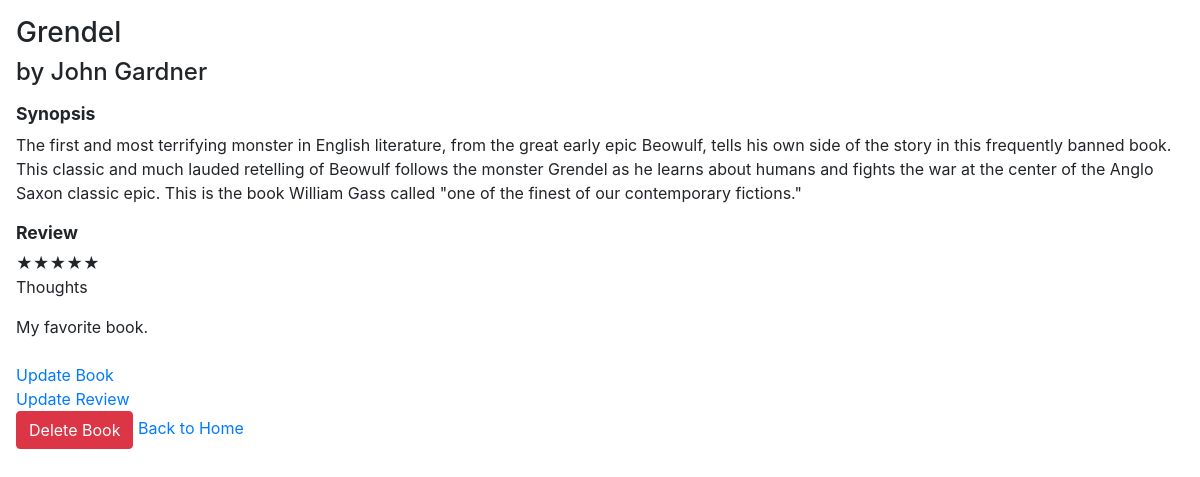
Page /book/12/ on the committed database.
### books/models.py (models this page shows, shortened)
class Book(models.Model):
    title = models.CharField(max_length=255)
    author = models.CharField(max_length=255)
    image = models.CharField(max_length=255, blank=True, null=True)
    synopsis = models.TextField(blank=True, null=True)
    read_date = models.CharField(max_length=255, blank=True, null=True)
    add_date = models.DateTimeField('date added')

class Review(models.Model):
    NO_STARS = '☆☆☆☆☆'
    ONE_STAR = '★☆☆☆☆'
    TWO_STARS = '★★☆☆☆'
    THREE_STARS = '★★★☆☆'
    FOUR_STARS = '★★★★☆'
    FIVE_STARS = '★★★★★'
    REVIEW_CHOICES = [
        (NO_STARS, 'No stars'),
        (ONE_STAR, 'One star'),
        (TWO_STARS, 'Two stars'),
        (THREE_STARS, 'Three stars'),
        (FOUR_STARS, 'Four stars'),
        (FIVE_STARS, 'Five stars')
    ]
    book = models.OneToOneField(
        Book,
        on_delete=models.CASCADE,
        primary_key=True,
    )
    stars = models.CharField(max_length=255, choices=REVIEW_CHOICES, default=NO_STARS)
    thoughts = models.TextField(blank=True, null=True)

### books/views.py (the view)
# urls.py: path('book/<int:pk>/', views.DetailView.as_view(), name='detail'),
class DetailView(generic.DetailView):
    model = Book
    template_name = 'books/detail.html'

### books/templates/books/detail.html (shortened to what this page needs)
<!DOCTYPE html>
<html lang="en">
<head>
    {% load static %}
    <link rel="stylesheet" href="https://stackpath.bootstrapcdn.com/bootstrap/4.4.1/css/bootstrap.min.css"
>
    <link rel="stylesheet" href="{% static 'books/style.css' %}">
</head>
<body>
    <div class="m-3">
        <h3>{{ book.title }}</h3>
        <h4>by {{ book.author }}</h4>
        <p class="subtitle">Synopsis</p>
        {% if book.synopsis %}
        <div>
            <div id="synopsis">{{ book.synopsis }}</div>
        </div>
        {% else %}
        <div>
            <p>This book doesn't have a synopsis yet.</p>
        </div>
        {% endif %}
        <p class="subtitle">Review</p>
        {% if book.review.stars %}
        <div>
            <span>{{ book.review.stars }}</span>
        </div>
        {% else %}
        <div>
            <p>This book doesn't have a review yet.</p>
        </div>
        {% endif %}
        <p>Thoughts</p>
        {% if book.review.thoughts %}
        <div>
            <span>{{ book.review.thoughts }}</span>
        </div>
        {% else %}
        <div>
            <p>No thoughts have been added yet.</p>
        </div>
        {% endif %}
        <br />
        <a href="{% url 'books:update_book' book.id %}">Update Book</a>
        <br />
        <a href="{% url 'books:update_review' book.id %}">Update Review</a>
        <br />
        <a href="{% url 'books:delete_book' book.id %}">
            <button class="btn btn-danger">Delete Book</button>
        </a>
        <a href="{% url 'books:index' %}">Back to Home</a>
    </div>
</body>
</html>

### books/static/books/style.css (style rules this page uses)
* { box-sizing: border-box; }
.subtitle { font-weight: bold; font-size: 1.1em; margin: 15px 0 5px 0; }

### rows in the picture
Book: title "Grendel", author "John Gardner", synopsis "The first and most terrifying monster in English literature, from the great early epic Beowulf, tells his own side of the story in this frequently banned book. This classic and much lauded retelling of Beowulf follows the monster Grendel as he learns about humans and fights the war at the center of the Anglo Saxon classic epic. This is the book William Gass called \"one of the finest of our contemporary fictions.\"", review.stars "★★★★★", review.thoughts "My favorite book."
